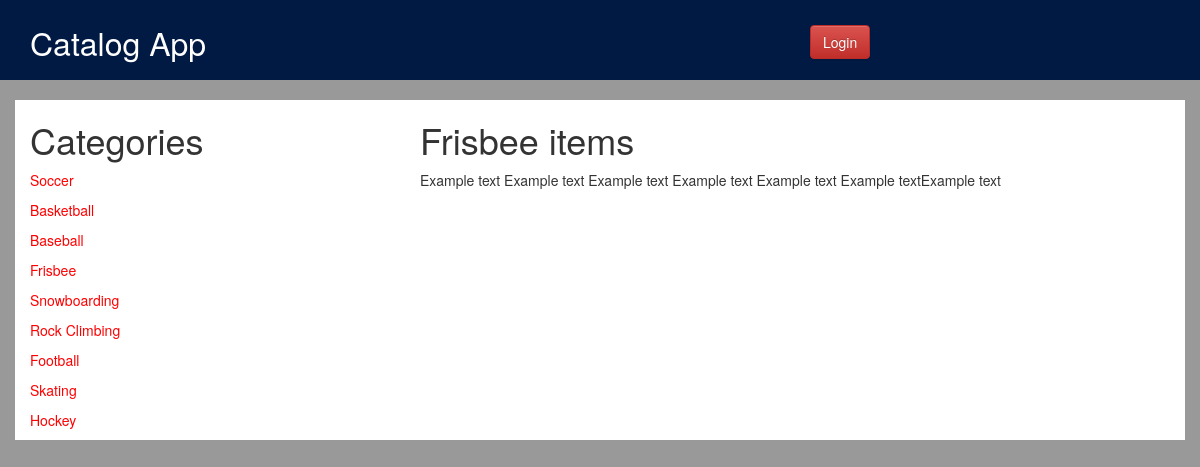
The page /catalog/Frisbee/7 on the database its author committed.
### database_setup.py (models this page shows, shortened)
class Category(Base):
    __tablename__ = 'category'
    id = Column(Integer, primary_key=True)
    name = Column(String(250), nullable=False)

class Item(Base):
    __tablename__ = 'item'
    id = Column(Integer, primary_key=True)
    name = Column(String(250), nullable=False)
    description = Column(Text, nullable=True)
    category_id = Column(Integer, ForeignKey('category.id'))
    category = relationship(Category)
    user_id = Column(Integer, ForeignKey('user.id'))
    user = relationship(User)
    created_date = Column(DateTime, default=datetime.datetime.now)

### application.py (the view)
@app.route('/catalog/<string:category_name>/<int:item_id>')
def showItem(category_name, item_id):
    categories = session.query(Category).all()
    category = session.query(Category).filter_by(name=category_name).one()
    item = session.query(Item).filter_by(id=item_id, category_id=category.id).one()
    creator = getUserInfo(item.user_id)
    return render_template('item.html', category=category, categories=categories, item=item, creator=creator)

### application.py (called while the page is built)
def getUserInfo(user_id):
    user = session.query(User).filter_by(id=user_id).one()
    return user

### templates/item.html (shortened to what this page needs)
{% extends "main.html" %}
{% block content %}
<div class="container items">
    <div class="row">
        <div class="col-xs-4">
            <h1>Categories</h1>
            {% for category in categories %}
                <p><a href="{{ url_for('showItems', category_id=category.id) }}">{{ category.name }}</a></p>
            {% endfor %}
        </div>
        <div class="col-xs-8">
            <h1>{{ item.name }} items</h1>
            <p>{{ item.description }}</p>
        </div>
    </div>
</div>
{% endblock %}

### static/css/style.css (style rules this page uses)
body { background-color: #999999; }
.items { background-color: #ffffff; }
a { color: red; }

### rows shown on the page
Category: name "Soccer"
Category: name "Basketball"
Category: name "Baseball"
Category: name "Frisbee"
Category: name "Snowboarding"
Category: name "Rock Climbing"
Category: name "Football"
Category: name "Skating"
Category: name "Hockey"
Item: name "Frisbee", description "Example text Example text Example text Example text Example text Example textExample text"
